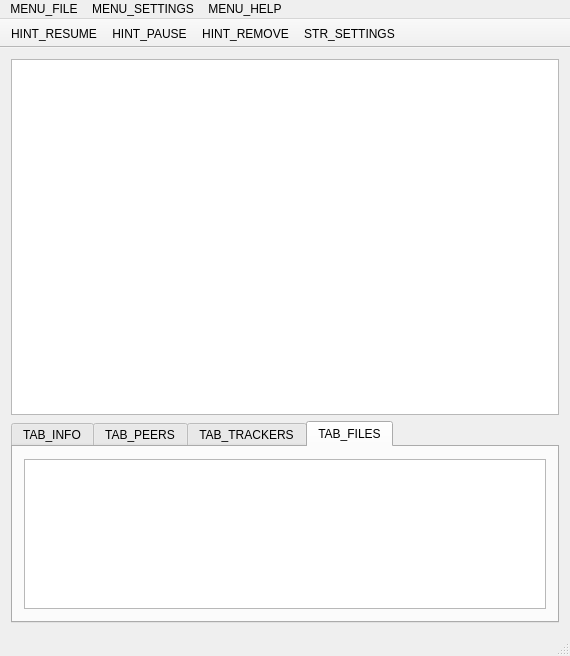
<?xml version="1.0" encoding="UTF-8"?>
<ui version="4.0">
 <class>CuteTorrentClass</class>
 <widget class="QMainWindow" name="CuteTorrentClass">
  <property name="geometry">
   <rect>
    <x>0</x>
    <y>0</y>
    <width>566</width>
    <height>656</height>
   </rect>
  </property>
  <property name="sizePolicy">
   <sizepolicy hsizetype="Fixed" vsizetype="Fixed">
    <horstretch>0</horstretch>
    <verstretch>0</verstretch>
   </sizepolicy>
  </property>
  <property name="contextMenuPolicy">
   <enum>Qt::NoContextMenu</enum>
  </property>
  <property name="acceptDrops">
   <bool>true</bool>
  </property>
  <property name="windowTitle">
   <string>СuteTorrent</string>
  </property>
  <property name="windowIcon">
   <iconset resource="ltorrent.qrc">
    <normaloff>:/icons/app.ico</normaloff>:/icons/app.ico</iconset>
  </property>
  <property name="layoutDirection">
   <enum>Qt::LeftToRight</enum>
  </property>
  <property name="styleSheet">
   <string notr="true"/>
  </property>
  <widget class="QWidget" name="mainCentralWidget">
   <property name="sizePolicy">
    <sizepolicy hsizetype="Expanding" vsizetype="Expanding">
     <horstretch>0</horstretch>
     <verstretch>0</verstretch>
    </sizepolicy>
   </property>
   <property name="styleSheet">
    <string notr="true">padding:0px;</string>
   </property>
   <layout class="QGridLayout" name="gridLayout_3">
    <property name="sizeConstraint">
     <enum>QLayout::SetDefaultConstraint</enum>
    </property>
    <item row="1" column="0">
     <widget class="QListView" name="listView">
      <property name="minimumSize">
       <size>
        <width>548</width>
        <height>0</height>
       </size>
      </property>
      <property name="autoFillBackground">
       <bool>true</bool>
      </property>
     </widget>
    </item>
    <item row="2" column="0">
     <widget class="QTabWidget" name="tabWidget">
      <property name="sizePolicy">
       <sizepolicy hsizetype="Expanding" vsizetype="Fixed">
        <horstretch>0</horstretch>
        <verstretch>0</verstretch>
       </sizepolicy>
      </property>
      <property name="tabPosition">
       <enum>QTabWidget::North</enum>
      </property>
      <property name="currentIndex">
       <number>3</number>
      </property>
      <property name="elideMode">
       <enum>Qt::ElideMiddle</enum>
      </property>
      <widget class="QWidget" name="tab">
       <attribute name="title">
        <string>TAB_INFO</string>
       </attribute>
       <layout class="QGridLayout" name="gridLayout_4">
        <item row="2" column="0">
         <widget class="QLabel" name="label">
          <property name="text">
           <string>INFO_ACTIVE_TIME</string>
          </property>
         </widget>
        </item>
        <item row="1" column="0" colspan="5">
         <widget class="QGraphicsView" name="piceDwonloadedView">
          <property name="maximumSize">
           <size>
            <width>16777215</width>
            <height>20</height>
           </size>
          </property>
          <property name="verticalScrollBarPolicy">
           <enum>Qt::ScrollBarAlwaysOff</enum>
          </property>
          <property name="horizontalScrollBarPolicy">
           <enum>Qt::ScrollBarAlwaysOff</enum>
          </property>
          <property name="alignment">
           <set>Qt::AlignLeading|Qt::AlignLeft|Qt::AlignTop</set>
          </property>
          <property name="optimizationFlags">
           <set>QGraphicsView::DontAdjustForAntialiasing|QGraphicsView::DontClipPainter|QGraphicsView::DontSavePainterState</set>
          </property>
         </widget>
        </item>
        <item row="4" column="1" colspan="2">
         <widget class="QLabel" name="downloadSpeedLabel">
          <property name="text">
           <string/>
          </property>
         </widget>
        </item>
        <item row="3" column="4">
         <widget class="QLabel" name="uploadedBytesLabel">
          <property name="text">
           <string/>
          </property>
         </widget>
        </item>
        <item row="2" column="1" colspan="2">
         <widget class="QLabel" name="activetimeLabel">
          <property name="text">
           <string/>
          </property>
         </widget>
        </item>
        <item row="4" column="4">
         <widget class="QLabel" name="uploadSpeedLabel">
          <property name="text">
           <string/>
          </property>
         </widget>
        </item>
        <item row="8" column="0">
         <widget class="QLabel" name="label_10">
          <property name="text">
           <string>INFO_SEED_COUNT</string>
          </property>
         </widget>
        </item>
        <item row="8" column="3">
         <widget class="QLabel" name="label_11">
          <property name="text">
           <string>INFO_PEER_COUNT</string>
          </property>
         </widget>
        </item>
        <item row="8" column="4">
         <widget class="QLabel" name="peerCoutLabel">
          <property name="text">
           <string/>
          </property>
         </widget>
        </item>
        <item row="4" column="3">
         <widget class="QLabel" name="label_9">
          <property name="text">
           <string>INFO_UPLOAD_SPEED</string>
          </property>
         </widget>
        </item>
        <item row="3" column="0">
         <widget class="QLabel" name="label_2">
          <property name="text">
           <string>INFO_DOWNLOADED</string>
          </property>
         </widget>
        </item>
        <item row="4" column="0">
         <widget class="QLabel" name="label_3">
          <property name="text">
           <string>INFO_DOWNLOAD_SPEED</string>
          </property>
         </widget>
        </item>
        <item row="2" column="3">
         <widget class="QLabel" name="label_7">
          <property name="text">
           <string>INFO_REMAININF_TIME</string>
          </property>
         </widget>
        </item>
        <item row="2" column="4">
         <widget class="QLabel" name="timeleftLabel">
          <property name="text">
           <string/>
          </property>
         </widget>
        </item>
        <item row="7" column="0">
         <widget class="QLabel" name="label_5">
          <property name="text">
           <string>INFO_TOTAL_SIZE</string>
          </property>
         </widget>
        </item>
        <item row="8" column="1" colspan="2">
         <widget class="QLabel" name="seedCoutLabel">
          <property name="text">
           <string/>
          </property>
         </widget>
        </item>
        <item row="3" column="1" colspan="2">
         <widget class="QLabel" name="downloadedBytesLabel">
          <property name="text">
           <string/>
          </property>
         </widget>
        </item>
        <item row="7" column="1" colspan="2">
         <widget class="QLabel" name="totalSizeLabel">
          <property name="text">
           <string/>
          </property>
         </widget>
        </item>
        <item row="3" column="3">
         <widget class="QLabel" name="label_8">
          <property name="text">
           <string>INFO_UPLOADED</string>
          </property>
         </widget>
        </item>
        <item row="5" column="0">
         <widget class="QLabel" name="label_6">
          <property name="text">
           <string>INFO_DESCRIBTION</string>
          </property>
         </widget>
        </item>
        <item row="5" column="1" colspan="4">
         <widget class="QLabel" name="describtionLabel">
          <property name="contextMenuPolicy">
           <enum>Qt::ActionsContextMenu</enum>
          </property>
          <property name="text">
           <string/>
          </property>
         </widget>
        </item>
        <item row="7" column="3">
         <widget class="QLabel" name="label_4">
          <property name="text">
           <string>INFO_PATH</string>
          </property>
         </widget>
        </item>
        <item row="7" column="4">
         <widget class="QLabel" name="pathLabel">
          <property name="text">
           <string/>
          </property>
         </widget>
        </item>
       </layout>
      </widget>
      <widget class="QWidget" name="tab_3">
       <attribute name="title">
        <string>TAB_PEERS</string>
       </attribute>
       <layout class="QGridLayout" name="gridLayout_2">
        <item row="0" column="0">
         <widget class="QTableWidget" name="peerTableWidget">
          <property name="minimumSize">
           <size>
            <width>0</width>
            <height>10</height>
           </size>
          </property>
          <property name="maximumSize">
           <size>
            <width>16777215</width>
            <height>150</height>
           </size>
          </property>
          <property name="editTriggers">
           <set>QAbstractItemView::NoEditTriggers</set>
          </property>
          <property name="gridStyle">
           <enum>Qt::NoPen</enum>
          </property>
          <property name="sortingEnabled">
           <bool>true</bool>
          </property>
          <attribute name="horizontalHeaderCascadingSectionResizes">
           <bool>true</bool>
          </attribute>
          <attribute name="horizontalHeaderShowSortIndicator" stdset="0">
           <bool>true</bool>
          </attribute>
          <attribute name="horizontalHeaderStretchLastSection">
           <bool>true</bool>
          </attribute>
          <column>
           <property name="text">
            <string>PEER_IP</string>
           </property>
          </column>
          <column>
           <property name="text">
            <string>PEER_CLIENT_NAME</string>
           </property>
          </column>
          <column>
           <property name="text">
            <string>PEER_%</string>
           </property>
          </column>
          <column>
           <property name="text">
            <string>PEER_DOWNLOAD_SPEED</string>
           </property>
          </column>
          <column>
           <property name="text">
            <string>PEER_UPLOAD_SPEED</string>
           </property>
          </column>
          <column>
           <property name="text">
            <string>PEER_DOWNLOADED</string>
           </property>
          </column>
          <column>
           <property name="text">
            <string>PEER_UPLOADED</string>
           </property>
          </column>
         </widget>
        </item>
       </layout>
      </widget>
      <widget class="QWidget" name="tab_2">
       <attribute name="title">
        <string>TAB_TRACKERS</string>
       </attribute>
       <layout class="QGridLayout" name="gridLayout">
        <item row="0" column="0">
         <widget class="QTableWidget" name="trackerTableWidget">
          <property name="maximumSize">
           <size>
            <width>16777215</width>
            <height>150</height>
           </size>
          </property>
          <property name="layoutDirection">
           <enum>Qt::LeftToRight</enum>
          </property>
          <property name="editTriggers">
           <set>QAbstractItemView::NoEditTriggers</set>
          </property>
          <property name="gridStyle">
           <enum>Qt::NoPen</enum>
          </property>
          <property name="sortingEnabled">
           <bool>true</bool>
          </property>
          <attribute name="horizontalHeaderCascadingSectionResizes">
           <bool>true</bool>
          </attribute>
          <attribute name="horizontalHeaderDefaultSectionSize">
           <number>120</number>
          </attribute>
          <attribute name="horizontalHeaderShowSortIndicator" stdset="0">
           <bool>true</bool>
          </attribute>
          <attribute name="horizontalHeaderStretchLastSection">
           <bool>true</bool>
          </attribute>
          <column>
           <property name="text">
            <string>TRACKER_URL</string>
           </property>
          </column>
          <column>
           <property name="text">
            <string>TRACKER_STATUS</string>
           </property>
          </column>
          <column>
           <property name="text">
            <string>TRACKER_NEXT_ANNOUNCE</string>
           </property>
          </column>
         </widget>
        </item>
       </layout>
      </widget>
      <widget class="QWidget" name="tab_4">
       <attribute name="title">
        <string>TAB_FILES</string>
       </attribute>
       <layout class="QGridLayout" name="gridLayout_5">
        <item row="0" column="0">
         <widget class="QTableView" name="fileTableView">
          <property name="maximumSize">
           <size>
            <width>16777215</width>
            <height>150</height>
           </size>
          </property>
         </widget>
        </item>
       </layout>
      </widget>
     </widget>
    </item>
   </layout>
  </widget>
  <widget class="QMenuBar" name="mainMenuBar">
   <property name="enabled">
    <bool>true</bool>
   </property>
   <property name="geometry">
    <rect>
     <x>0</x>
     <y>0</y>
     <width>566</width>
     <height>21</height>
    </rect>
   </property>
   <property name="minimumSize">
    <size>
     <width>0</width>
     <height>0</height>
    </size>
   </property>
   <property name="nativeMenuBar">
    <bool>false</bool>
   </property>
   <widget class="QMenu" name="menu">
    <property name="title">
     <string>MENU_FILE</string>
    </property>
    <addaction name="actionOpenTorrent"/>
    <addaction name="action_magnet"/>
    <addaction name="separator"/>
    <addaction name="actionCreateTorrent"/>
    <addaction name="separator"/>
    <addaction name="actionExit"/>
   </widget>
   <widget class="QMenu" name="menu_2">
    <property name="title">
     <string>MENU_SETTINGS</string>
    </property>
    <addaction name="actionSettings"/>
   </widget>
   <widget class="QMenu" name="menu_CuteTorrent">
    <property name="title">
     <string>MENU_HELP</string>
    </property>
    <addaction name="actionAboutCuteTorrent"/>
    <addaction name="actionCheckUpdate"/>
   </widget>
   <addaction name="menu"/>
   <addaction name="menu_2"/>
   <addaction name="menu_CuteTorrent"/>
  </widget>
  <widget class="QStatusBar" name="mystatusBar"/>
  <widget class="QToolBar" name="mainToolbar">
   <property name="contextMenuPolicy">
    <enum>Qt::NoContextMenu</enum>
   </property>
   <property name="windowTitle">
    <string>toolBar</string>
   </property>
   <property name="movable">
    <bool>false</bool>
   </property>
   <property name="floatable">
    <bool>true</bool>
   </property>
   <attribute name="toolBarArea">
    <enum>TopToolBarArea</enum>
   </attribute>
   <attribute name="toolBarBreak">
    <bool>false</bool>
   </attribute>
   <addaction name="actionStart"/>
   <addaction name="actionPause"/>
   <addaction name="actionRemove"/>
   <addaction name="actionSettings_2"/>
  </widget>
  <action name="actionOpenTorrent">
   <property name="icon">
    <iconset resource="ltorrent.qrc">
     <normaloff>:/MenuIcons/addTorrent.ico</normaloff>:/MenuIcons/addTorrent.ico</iconset>
   </property>
   <property name="text">
    <string>MENU_OPEN_TORRENT</string>
   </property>
   <property name="shortcut">
    <string>Ctrl+O</string>
   </property>
   <property name="shortcutContext">
    <enum>Qt::WindowShortcut</enum>
   </property>
   <property name="softKeyRole">
    <enum>QAction::NoSoftKey</enum>
   </property>
  </action>
  <action name="action_magnet">
   <property name="icon">
    <iconset resource="ltorrent.qrc">
     <normaloff>:/MenuIcons/addUrl.ico</normaloff>:/MenuIcons/addUrl.ico</iconset>
   </property>
   <property name="text">
    <string>MENU_OPEN_MAGNET</string>
   </property>
   <property name="shortcut">
    <string>Ctrl+M</string>
   </property>
  </action>
  <action name="actionCreateTorrent">
   <property name="icon">
    <iconset resource="ltorrent.qrc">
     <normaloff>:/MenuIcons/createTorrent.ico</normaloff>:/MenuIcons/createTorrent.ico</iconset>
   </property>
   <property name="text">
    <string>MENU_CREATE_TORRENT</string>
   </property>
   <property name="shortcut">
    <string>Ctrl+C</string>
   </property>
  </action>
  <action name="actionExit">
   <property name="icon">
    <iconset resource="ltorrent.qrc">
     <normaloff>:/MenuIcons/quit.ico</normaloff>:/MenuIcons/quit.ico</iconset>
   </property>
   <property name="text">
    <string>MENU_EXIT</string>
   </property>
   <property name="shortcut">
    <string>Alt+X</string>
   </property>
   <property name="menuRole">
    <enum>QAction::QuitRole</enum>
   </property>
  </action>
  <action name="actionSettings">
   <property name="icon">
    <iconset resource="ltorrent.qrc">
     <normaloff>:/MenuIcons/preferencies.ico</normaloff>:/MenuIcons/preferencies.ico</iconset>
   </property>
   <property name="text">
    <string>MENU_CONFIGURATION</string>
   </property>
   <property name="shortcut">
    <string>Ctrl+S</string>
   </property>
   <property name="menuRole">
    <enum>QAction::PreferencesRole</enum>
   </property>
  </action>
  <action name="actionPause">
   <property name="icon">
    <iconset resource="ltorrent.qrc">
     <normaloff>:/icons/pause.ico</normaloff>:/icons/pause.ico</iconset>
   </property>
   <property name="text">
    <string>STR_PAUSE</string>
   </property>
   <property name="iconText">
    <string>HINT_PAUSE</string>
   </property>
  </action>
  <action name="actionStart">
   <property name="icon">
    <iconset resource="ltorrent.qrc">
     <normaloff>:/icons/start.ico</normaloff>:/icons/start.ico</iconset>
   </property>
   <property name="text">
    <string>STR_START</string>
   </property>
   <property name="iconText">
    <string>HINT_RESUME</string>
   </property>
  </action>
  <action name="actionRemove">
   <property name="icon">
    <iconset resource="ltorrent.qrc">
     <normaloff>:/icons/remove.ico</normaloff>:/icons/remove.ico</iconset>
   </property>
   <property name="text">
    <string>STR_REMOVE</string>
   </property>
   <property name="iconText">
    <string>HINT_REMOVE</string>
   </property>
   <property name="toolTip">
    <string>STR_REMOVE</string>
   </property>
  </action>
  <action name="actionAboutCuteTorrent">
   <property name="icon">
    <iconset resource="ltorrent.qrc">
     <normaloff>:/MenuIcons/about.ico</normaloff>:/MenuIcons/about.ico</iconset>
   </property>
   <property name="text">
    <string>MENU_ABAUT</string>
   </property>
   <property name="shortcut">
    <string>F1</string>
   </property>
   <property name="menuRole">
    <enum>QAction::AboutRole</enum>
   </property>
  </action>
  <action name="actionCheckUpdate">
   <property name="icon">
    <iconset resource="ltorrent.qrc">
     <normaloff>:/MenuIcons/checkUpdates.ico</normaloff>:/MenuIcons/checkUpdates.ico</iconset>
   </property>
   <property name="text">
    <string>MENU_CHECK_UPDATES</string>
   </property>
   <property name="shortcut">
    <string>Ctrl+U</string>
   </property>
  </action>
  <action name="actionSettings_2">
   <property name="icon">
    <iconset resource="ltorrent.qrc">
     <normaloff>:/icons/settings.ico</normaloff>:/icons/settings.ico</iconset>
   </property>
   <property name="text">
    <string>STR_SETTINGS</string>
   </property>
  </action>
 </widget>
 <layoutdefault spacing="6" margin="11"/>
 <tabstops>
  <tabstop>tabWidget</tabstop>
  <tabstop>listView</tabstop>
 </tabstops>
 <resources>
  <include location="ltorrent.qrc"/>
 </resources>
 <connections>
  <connection>
   <sender>actionCreateTorrent</sender>
   <signal>triggered()</signal>
   <receiver>CuteTorrentClass</receiver>
   <slot>ShowCreateTorrentDialog()</slot>
   <hints>
    <hint type="sourcelabel">
     <x>-1</x>
     <y>-1</y>
    </hint>
    <hint type="destinationlabel">
     <x>96</x>
     <y>284</y>
    </hint>
   </hints>
  </connection>
  <connection>
   <sender>actionOpenTorrent</sender>
   <signal>triggered()</signal>
   <receiver>CuteTorrentClass</receiver>
   <slot>ShowOpenTorrentDialog()</slot>
   <hints>
    <hint type="sourcelabel">
     <x>-1</x>
     <y>-1</y>
    </hint>
    <hint type="destinationlabel">
     <x>497</x>
     <y>212</y>
    </hint>
   </hints>
  </connection>
  <connection>
   <sender>actionStart</sender>
   <signal>triggered()</signal>
   <receiver>CuteTorrentClass</receiver>
   <slot>ResumeSelected()</slot>
   <hints>
    <hint type="sourcelabel">
     <x>-1</x>
     <y>-1</y>
    </hint>
    <hint type="destinationlabel">
     <x>319</x>
     <y>322</y>
    </hint>
   </hints>
  </connection>
  <connection>
   <sender>actionPause</sender>
   <signal>triggered()</signal>
   <receiver>CuteTorrentClass</receiver>
   <slot>PauseSelected()</slot>
   <hints>
    <hint type="sourcelabel">
     <x>-1</x>
     <y>-1</y>
    </hint>
    <hint type="destinationlabel">
     <x>319</x>
     <y>322</y>
    </hint>
   </hints>
  </connection>
  <connection>
   <sender>actionRemove</sender>
   <signal>triggered()</signal>
   <receiver>CuteTorrentClass</receiver>
   <slot>DeleteSelected()</slot>
   <hints>
    <hint type="sourcelabel">
     <x>-1</x>
     <y>-1</y>
    </hint>
    <hint type="destinationlabel">
     <x>319</x>
     <y>322</y>
    </hint>
   </hints>
  </connection>
  <connection>
   <sender>actionSettings</sender>
   <signal>triggered()</signal>
   <receiver>CuteTorrentClass</receiver>
   <slot>OpenSettingsDialog()</slot>
   <hints>
    <hint type="sourcelabel">
     <x>-1</x>
     <y>-1</y>
    </hint>
    <hint type="destinationlabel">
     <x>282</x>
     <y>329</y>
    </hint>
   </hints>
  </connection>
  <connection>
   <sender>actionCheckUpdate</sender>
   <signal>triggered()</signal>
   <receiver>CuteTorrentClass</receiver>
   <slot>checkForUpdates()</slot>
   <hints>
    <hint type="sourcelabel">
     <x>-1</x>
     <y>-1</y>
    </hint>
    <hint type="destinationlabel">
     <x>282</x>
     <y>329</y>
    </hint>
   </hints>
  </connection>
  <connection>
   <sender>actionAboutCuteTorrent</sender>
   <signal>triggered()</signal>
   <receiver>CuteTorrentClass</receiver>
   <slot>ShowAbout()</slot>
   <hints>
    <hint type="sourcelabel">
     <x>-1</x>
     <y>-1</y>
    </hint>
    <hint type="destinationlabel">
     <x>282</x>
     <y>329</y>
    </hint>
   </hints>
  </connection>
  <connection>
   <sender>action_magnet</sender>
   <signal>triggered()</signal>
   <receiver>CuteTorrentClass</receiver>
   <slot>ProcessMagnet()</slot>
   <hints>
    <hint type="sourcelabel">
     <x>-1</x>
     <y>-1</y>
    </hint>
    <hint type="destinationlabel">
     <x>282</x>
     <y>329</y>
    </hint>
   </hints>
  </connection>
  <connection>
   <sender>actionSettings_2</sender>
   <signal>triggered()</signal>
   <receiver>CuteTorrentClass</receiver>
   <slot>OpenSettingsDialog()</slot>
   <hints>
    <hint type="sourcelabel">
     <x>-1</x>
     <y>-1</y>
    </hint>
    <hint type="destinationlabel">
     <x>282</x>
     <y>329</y>
    </hint>
   </hints>
  </connection>
 </connections>
 <slots>
  <signal>FillTorrentDetails(Torrent*)</signal>
  <slot>ShowCreateTorrentDialog()</slot>
  <slot>ShowOpenTorrentDialog()</slot>
  <slot>PauseSelected()</slot>
  <slot>ResumeSelected()</slot>
  <slot>DeleteSelected()</slot>
  <slot>OpenSettingsDialog()</slot>
  <slot>checkForUpdates()</slot>
  <slot>ShowAbaut()</slot>
  <slot>ProcessMagnet()</slot>
  <slot>copyDiscribtion()</slot>
  <slot>StopSelected()</slot>
 </slots>
</ui>
